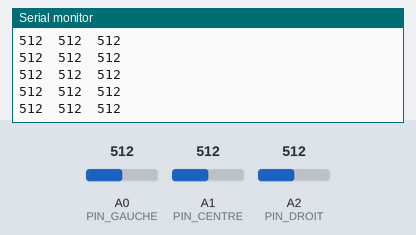
A sketch run on a simulated Arduino Uno, built with avr-gcc and run on an emulated ATmega328P. On the bench: the last lines printed to the serial monitor. The inputs (shaded band) are chosen by the test bench; at power-on: A0 (PIN_GAUCHE) = 512, A1 (PIN_CENTRE) = 512, A2 (PIN_DROIT) = 512.

Above: at 1.2 s.
1.3 s: A0 (PIN_GAUCHE) set to 716
At 1.56 s:
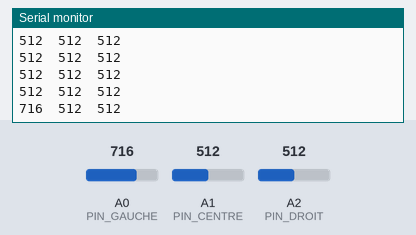
2.8 s: A1 (PIN_CENTRE) set to 716
At 2.97 s:
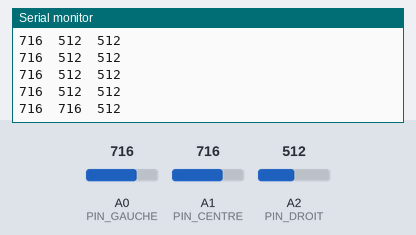
4.3 s: A2 (PIN_DROIT) set to 716
At 4.37 s:
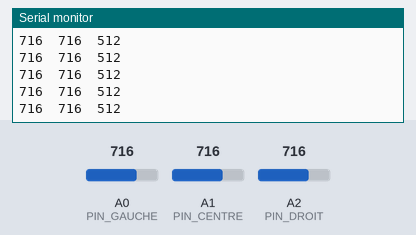
5.8 s: A0 (PIN_GAUCHE) set to 900
At 5.98 s:
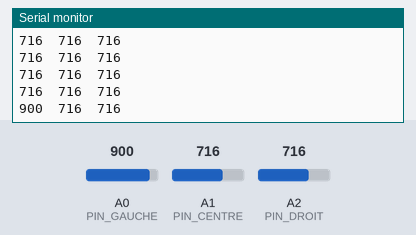
7.3 s: A1 (PIN_CENTRE) set to 900
At 7.39 s:
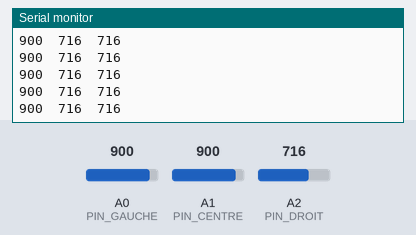
8.8 s: A2 (PIN_DROIT) set to 900
At 8.99 s:
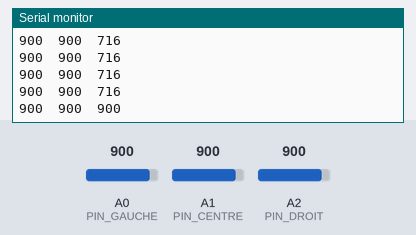
Timing chart, 0 to 11.3 s (numbered marks = the images above; inputs shaded):
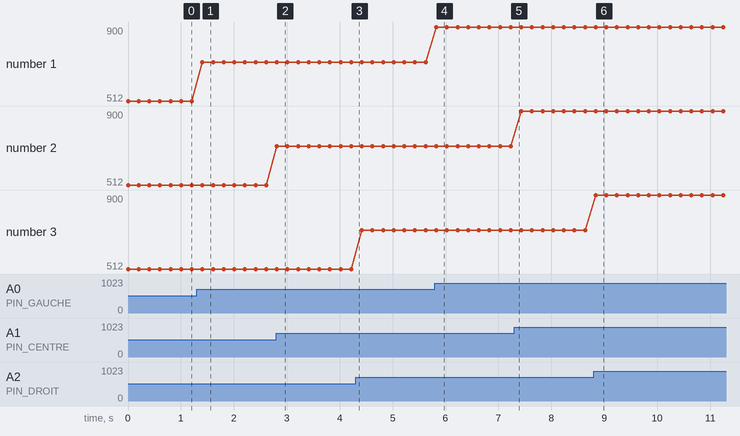

The sketch:

lire_capteurs.ino
```cpp
const byte PIN_GAUCHE = A0;
const byte PIN_CENTRE = A1;
const byte PIN_DROIT = A2;

void setup() {
  Serial.begin(9600);
}

void loop() {
  Serial.print(analogRead(PIN_GAUCHE));
  Serial.print("  ");
  Serial.print(analogRead(PIN_CENTRE));
  Serial.print("  ");
  Serial.println(analogRead(PIN_DROIT));
  delay(200);
}
```

Measured:
- after the input at 1.3 s, the serial monitor: prints a new line after 0.11 s (image 1)
- after the input at 2.8 s, the serial monitor: prints a new line at once (image 2)
- after the input at 5.8 s, the serial monitor: prints a new line at once (image 4)
- after the input at 8.8 s, the serial monitor: prints a new line at once (image 6)
- plotted number 1: 512 → 716 after the input at 1.3 s, 716 → 900 after the input at 5.8 s
